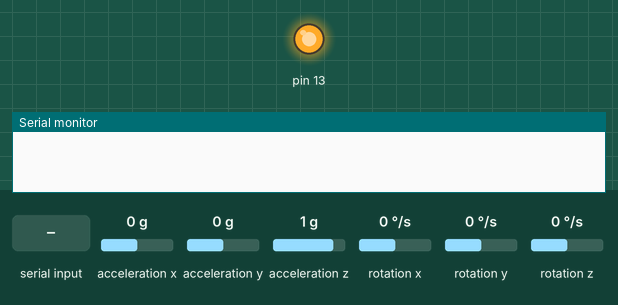
This sketch was run on a simulated Arduino Uno, built with avr-gcc and run on an emulated ATmega328P. On the bench: output pins drawn as LEDs (lit = HIGH), the last lines printed to the serial monitor. Wiring (inferred from the names in the program): MPU-6050 motion sensor at I2C address 0x68. The test bench sets the inputs (shaded band); at power-on: acceleration x 0 g, acceleration y 0 g, acceleration z 1 g, rotation x 0 °/s, rotation y 0 °/s, rotation z 0 °/s.

Above: at 0.1 s.
At 1.6 s:
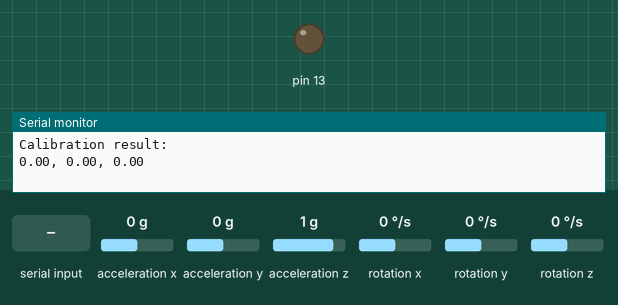
1.7 s: "." received over Serial
Timing chart, 0 to 4.7 s (numbered marks = the images above; inputs shaded):
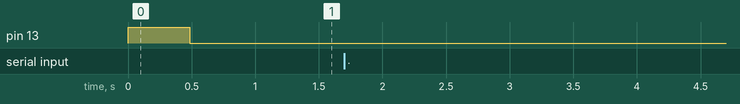

The sketch:

mpu6050_firmware_quat.ino
```cpp
//* File name:   MPU6050_arduino_firmware.ino
//* Developer:   Roy TWu
//* Description: MPU-6050 Accelerometer + Gyro
//* History:
//*   03/01/2019 -- File imported from https://github.com/mattzzw/Arduino-mpu6050
//*   03/14/2019 -- adding gyro measuremnts to the output data list
//*   03/20/2019 -- removing angleFromGyro_XYZ from output, adding acc_XYX instead
//*                 this means Euler anlge approach is completely removed

//#include <SoftwareSerial.h>
#include <Wire.h>
#include <math.h>

#define MPU6050_I2C_ADDRESS 0x68
#define FREQ  30.0  //* sample freq in Hz

//* global angle, gyro derived
double gyrX = 0;
double gyrY = 0;
double gyrZ = 0;

int16_t accX = 0;
int16_t accY = 0;
int16_t accZ = 0;

double angleFromGyro_x = 0;
double angleFromGyro_y = 0;
double angleFromGyro_z = 0;

double gyrXoffs = 0;
double gyrYoffs = 0;
double gyrZoffs = 0;

double gSensitivity = 65.5;   //* for 500 deg/s, check data sheet

//* ===== ===== ===== ===== ===== ===== =====
//* ===           INITIAL SETUP           ===
//* ===== ===== ===== ===== ===== ===== =====
void setup()
{
  int error;
  uint8_t c;
  uint8_t sample_div;

  //BTSerial.begin(38400);
  Serial.begin(38400);

  //* debug led
  pinMode(13, OUTPUT);

  //* Initialize the 'Wire' class for the I2C-bus.
  Wire.begin();

  //* PWR_MGMT_1:
  //* wake up
  i2c_write_reg (MPU6050_I2C_ADDRESS, 0x6b, 0x00);

  //* CONFIG:
  //* Low pass filter samples, 1khz sample rate
  i2c_write_reg (MPU6050_I2C_ADDRESS, 0x1a, 0x01);

  //* GYRO_CONFIG:
  //* FS_SEL=1, +-500 deg/s, 65.5 LSBs/deg/s
  i2c_write_reg(MPU6050_I2C_ADDRESS, 0x1b, 0x08);

  //* CONFIG:
  //* set sample rate
  //* sample rate FREQ = Gyro sample rate / (sample_div + 1)
  //* 1kHz / (div + 1) = FREQ
  //* reg_value = 1khz/FREQ - 1
  sample_div = 1000 / FREQ - 1;
  i2c_write_reg (MPU6050_I2C_ADDRESS, 0x19, sample_div);


  // Serial.write("Calibrating...");
  digitalWrite(13, HIGH);
  calibrate();
  digitalWrite(13, LOW);
  // Serial.write("done.");
}

//* ===== ===== ===== ===== ===== ===== =====
//* ===             MAIN LOOP             ===
//* ===== ===== ===== ===== ===== ===== =====
void loop()
{
  int error;
  double dT;
  double ax, ay, az;
  unsigned long start_time, end_time;

  start_time = millis();

  read_sensor_data();

  //* angles based on accelerometer measurements
  //* ax and ay are derived from z-y-x Euler angles
  //ax = atan2(accY, accZ) * 180 / M_PI;
  //ay = atan2(accX, sqrt( pow(accY, 2) + pow(accZ, 2))) * 180 / M_PI;


  //* Integration, angles based on gyro (deg/s)
  //* Formula: angle = angle_previous + angular_velocity*dt
  //angleFromGyro_x = angleFromGyro_x  + gyrX / FREQ;
  //angleFromGyro_y = angleFromGyro_y  + gyrY / FREQ;
  //angleFromGyro_z = angleFromGyro_z  + gyrZ / FREQ;

  //* complementary filter
  //angleFromGyro_x = angleFromGyro_x * 0.96 + ax * 0.04;
  //angleFromGyro_y = angleFromGyro_y * 0.96 + ay * 0.04;


  //* check if there is anyrequest from the other side...
  if(Serial.available())
  {
    char rx_char;
    //* dummy read
    rx_char = Serial.read();
    //* send data as requested
    if (rx_char == '.'){
      digitalWrite(13, HIGH);
      Serial.print(accX, 2);
      Serial.print(", ");
      Serial.print(accY, 2);
      Serial.print(", ");
      Serial.print(accZ, 2);
      Serial.print(", ");
      Serial.print(gyrX, 2);
      Serial.print(", ");
      Serial.print(gyrY, 2);
      Serial.print(", ");
      Serial.println(gyrZ, 2);
      digitalWrite(13, LOW);
    }

    //* reset z gyro axis
    if (rx_char == 'z'){
      angleFromGyro_z = 0;
    }
  }
  end_time = millis();

  //* remaining time to complete sample time
  delay(((1/FREQ) * 1000) - (end_time - start_time));
  //Serial.println(end_time - start_time);
}

//* ----- -----
void calibrate(){
  int x;
  int num = 500;
  long xSum = 0, ySum = 0, zSum = 0;
  uint8_t i2cData[6];
  uint8_t error;

  for (x = 0; x < num; x++){
    error = i2c_read(MPU6050_I2C_ADDRESS, 0x43, i2cData, 6);
    if(error!=0)
    return;

    xSum += ((i2cData[0] << 8) | i2cData[1]);
    ySum += ((i2cData[2] << 8) | i2cData[3]);
    zSum += ((i2cData[4] << 8) | i2cData[5]);
  }
  gyrXoffs = xSum / num;
  gyrYoffs = ySum / num;
  gyrZoffs = zSum / num;

  Serial.println("Calibration result:");
  Serial.print(gyrXoffs);
  Serial.print(", ");
  Serial.print(gyrYoffs);
  Serial.print(", ");
  Serial.println(gyrZoffs);
}

//* ----- -----
void read_sensor_data(){
 uint8_t i2cData[14];
 uint8_t error;
 //* read imu data
 error = i2c_read(MPU6050_I2C_ADDRESS, 0x3b, i2cData, 14);
 if(error!=0)
 return;

 //* assemble 16 bit sensor data
 accX = ((i2cData[0] << 8) | i2cData[1]);
 accY = ((i2cData[2] << 8) | i2cData[3]);
 accZ = ((i2cData[4] << 8) | i2cData[5]);

 gyrX = (((i2cData[8] << 8) | i2cData[9]) - gyrXoffs) / gSensitivity;
 gyrY = (((i2cData[10] << 8) | i2cData[11]) - gyrYoffs) / gSensitivity;
 gyrZ = (((i2cData[12] << 8) | i2cData[13]) - gyrZoffs) / gSensitivity;
}

//* ----- I2C routines -----
int i2c_read(int addr, int start, uint8_t *buffer, int size)
{
  int i, n, error;

  Wire.beginTransmission(addr);
  n = Wire.write(start);
  if (n != 1)
  return (-10);

  n = Wire.endTransmission(false);    //* hold the I2C-bus
  if (n != 0)
  return (n);

  //* Third parameter is true: relase I2C-bus after data is read.
  Wire.requestFrom(addr, size, true);
  i = 0;
  while(Wire.available() && i<size){
    buffer[i++] = Wire.read();
  }
  if ( i != size)
  return (-11);

  return (0);  // return : no error
}

//* ----- -----
int i2c_write(int addr, int start, const uint8_t *pData, int size)
{
  int n, error;

  Wire.beginTransmission(addr);
  n = Wire.write(start);        //* write the start address
  if (n != 1)
  return (-20);

  n = Wire.write(pData, size);  //* write data bytes
  if (n != size)
  return (-21);

  error = Wire.endTransmission(true); //* release the I2C-bus
  if (error != 0)
  return (error);

  return (0);   //* return : no error
}

//* ----- -----
int i2c_write_reg(int addr, int reg, uint8_t data)
{
  int error;

  error = i2c_write(addr, reg, &data, 1);
  return (error);
}
```
